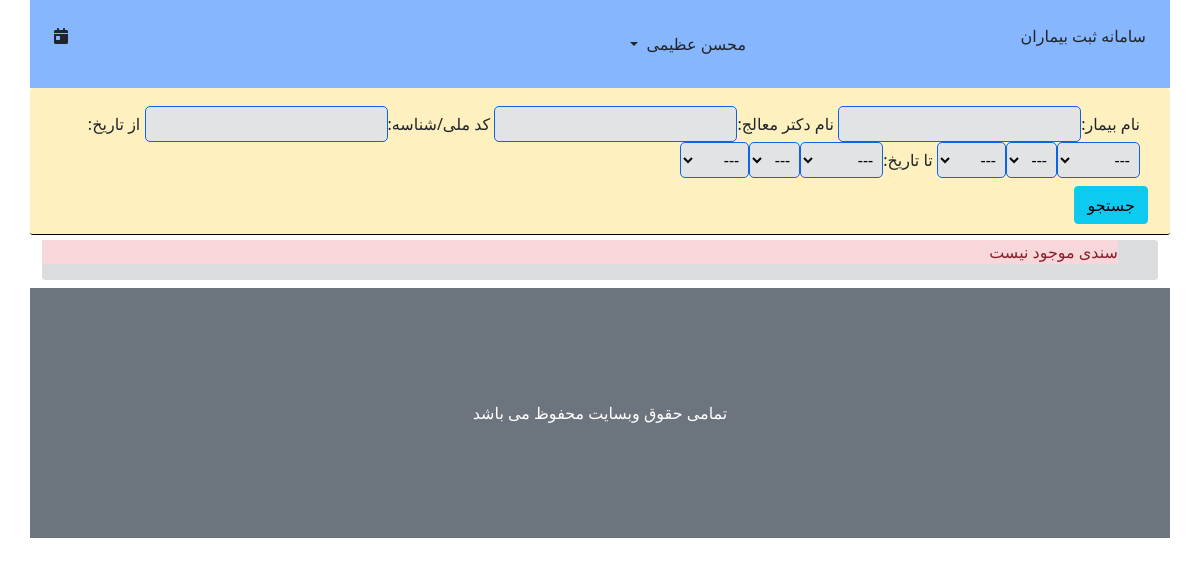
Before: /files/ (signed in) with the older database file.
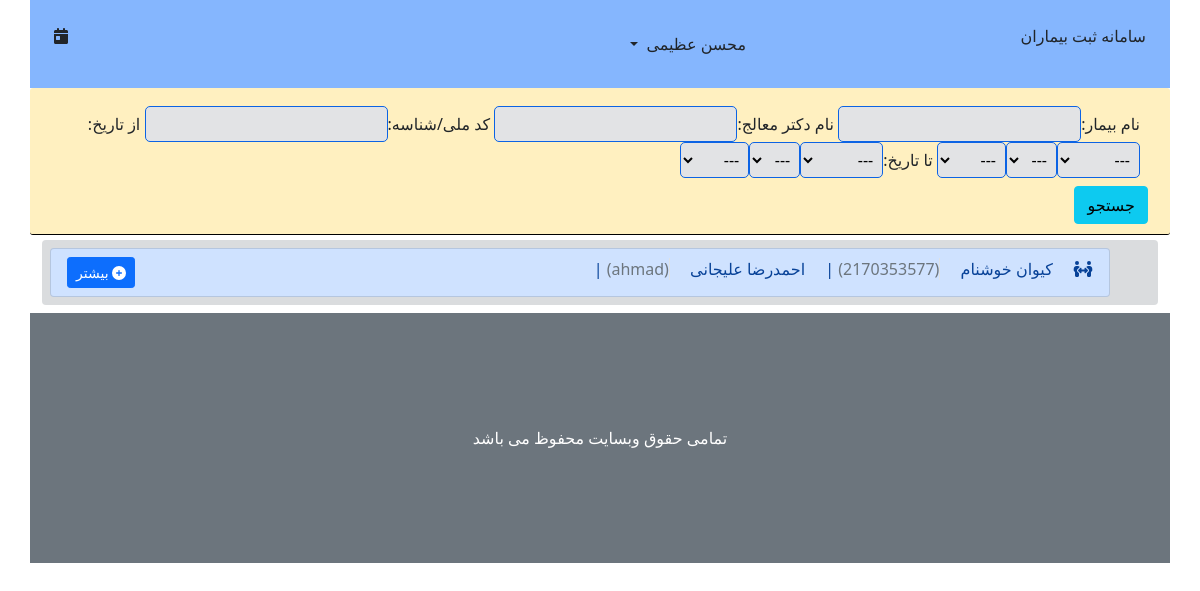
After: the same page with the newer database file.
### account/models.py (models this page shows, shortened)
class profile(models.Model):
    class Meta:
        verbose_name = 'ساخت حساب دکتر'
        verbose_name_plural = 'ساخت حساب دکتر'
    user = models.OneToOneField(User, on_delete=models.CASCADE, verbose_name='حساب کاربری', null=True)
    fullname = models.CharField('نام کامل', max_length=120, default='')
    age = models.IntegerField('سن', null=True)
    city = models.CharField('شهر', max_length=50, null=True)
    phone = models.CharField('تلفن', max_length=12, null=True)
    Secretary, Doctor, AdminSystem = 0, 1, 2
    role_list = [(Secretary, 'منشی (سطح 0)'), (Doctor, 'دکتر (سطح 1)'), (AdminSystem, 'ادمین سیستم (سطح 3)')]
    role = models.IntegerField(choices=role_list, null=True, default=0, blank=True)
    General, Specialist, SuperSpecialist = 0, 1, 2
    deg = [(General, 'عمومی'), (Specialist, 'تخصص'), (SuperSpecialist, 'فوق تخصص')]
    degree = models.IntegerField('درجه تحصیلی', choices=deg, null=True, blank=True)
    title = models.CharField('عنوان دکتر', null=True, max_length=50)
    address = models.TextField('آدرس', null=True)

### visit/models.py (models this page shows, shortened)
class Visit(models.Model):
    class Meta:
        verbose_name = 'ویزیت'
        verbose_name_plural = 'ویزیت'
    patient = models.ForeignKey('Patient', on_delete=models.DO_NOTHING, verbose_name='بیمار')
    doctor = models.ForeignKey('account.profile', on_delete=models.DO_NOTHING, verbose_name='دکتر')
    datetime = models.DateTimeField('زمان مراجعه', auto_now_add=True)
    var0, var1, var2, var3 = 0, 1, 2, 3
    lst = [(var0, 'جراحی 1'), (var1, 'جراحی 2'), (var2, 'جراحی 3'), (var3, 'جراحی 4')]
    kind = models.IntegerField('نوع جراحی', choices=lst, null=True, default=0, blank=True)
    description = models.TextField('توضیحات', max_length=200)

class Patient(models.Model):
    class Meta:
        verbose_name = 'بیمار'
        verbose_name_plural = 'بیمار'
    file_number = models.CharField(primary_key=True, max_length=10, verbose_name='کد ملی/شناسه')
    fullname = models.CharField('نام کامل', max_length=120)
    age = models.DateTimeField('تاریخ تولد', null=True)
    doctor = models.ForeignKey('account.profile', on_delete=models.DO_NOTHING, verbose_name='دکتر', null=True)
    phone = models.CharField('تلفن', max_length=11, null=True)

### visit/views.py (the view)
# urls.py: path('files/', show_files, name='show_files'),
@login_required
def show_files(request):
    search_form = SearchPatient(request.GET)
    if search_form.is_valid():
        patient_name = search_form.cleaned_data['patient_name']
        doctor_name = search_form.cleaned_data['doctor_name']
        national_id = search_form.cleaned_data['national_id']
        visit_list = Visit.objects.filter(patient__file_number__contains=patient_name)
        visit_list = visit_list.filter(doctor__fullname__contains=doctor_name)
        visit_list = visit_list.filter(patient__file_number__contains=national_id)
    else:
        visit_list = Visit.objects.all()
    context = {
        'visit_list': visit_list,
        'count': visit_list.__len__(),
        'date': time_now,
        'search_form': search_form
    }
    return render(request, 'visit/show_files.html', context)

### visit/forms.py
class SearchPatient(forms.Form):
    patient_name = forms.CharField(max_length=100, required=False, label='نام بیمار')
    doctor_name = forms.CharField(max_length=100, required=False, label='نام دکتر معالج')
    national_id = forms.CharField(max_length=10, required=False, label='کد ملی/شناسه')
    begin_date = forms.DateTimeField(label='از تاریخ', required=False, widget=SelectDateWidget)
    end_date = forms.DateTimeField(label='تا تاریخ', required=False, widget=SelectDateWidget)

### visit/templates/visit/show_files.html (shortened to what this page needs)
{% extends "visit/_base.html" %}
{% block main %}
    <div class="row bg-warning bg-opacity-25 search">
        <form action="" method="get">
            <div class="col-12 m-2">
                {{ search_form.as_table }}
            </div>
            <button type="submit" class="btn btn-info">جستجو</button>
        </form>
    </div>
    <ul class="list-group text-end bg-secondary bg-opacity-25">
        {% if visit_list %}
            {% for visit in visit_list %}
                <li class="list-group-item list-group-item-primary m-2">
                    <i class="fa fa-people-arrows"></i>
                    <span class="border-dark p-2 m-2">{{ visit.patient.fullname }}</span>
                    <span class="text-muted border-end">({{ visit.patient.file_number }})</span> |
                    <span class=" border-dark p-2 m-2">{{ visit.doctor.fullname }}</span>
                    <span class="text-muted border-end">({{ visit.doctor.user.username }})</span> |
                    <button type="button" class="btn btn-primary btn-sm float-start">
                        <a href="{% url "visit:visit_detail" visit_id=visit.id %}" class="text-decoration-none text-white">
                            <i class="fa fa-plus-circle"></i>
                            بیشتر
                        </a>
                    </button>
                </li>
            {% endfor %}
        {% else %}
            <p class="alert-danger">سندی موجود نیست</p>
        {% endif %}
    </ul>
{% endblock %}

### visit/templates/visit/_base.html (shortened to what this page needs)
{% load static %}
<!DOCTYPE html>
<html lang="en">
<head>
    <link rel="stylesheet" href="{% static "visit/css/bootstrap.css" %}">
    <link rel="stylesheet" href="{% static "visit/css/all.css" %}">
</head>
<body style="direction: rtl">
<div class="container">
    <div class="header">
        <div class="row bg-primary bg-opacity-50">
            <div class="col-4 text-end my p-4">
                <a href="{% url "visit:main_page" %}" class="text-decoration-none text-dark">سامانه ثبت بیماران</a>
            </div>
            <div class="col-2 my p-4">
                <a class="nav-link dropdown-toggle text-dark" data-bs-toggle="dropdown" href="#" role="button" aria-expanded="false">
                    {% if user.profile.fullname == "" %}
                        <span class="p-1"> {{ user.get_username }}</span>
                    {% else %}
                        <span class="p-1">{{ user.profile.fullname }}</span>
                    {% endif %}
                </a>
            </div>
            <div class="col-2 my p-4"></div>
            <div class="col-4 text-start my p-4">
                <i class="fa fa-calendar-day"></i>
            </div>
        </div>
    </div>
    <div class="content">
        {% block main %}
        {% endblock %}
    </div>
    <div class="footer">
         <div class="row align-items-center bg-secondary my-2" style="height: 250px">
            <span class="text-center text-white">تمامی حقوق وبسایت محفوظ می باشد</span>
         </div>
    </div>
</div>
</body>
</html>

### visit/static/visit/css/all.css (style rules this page uses)
.fa-calendar-day:before { content: "\f783"; }
.fa-people-arrows:before { content: "\e068"; }

### visit/templates/visit/_base.html (style rules this page uses)
input, select, textarea { background: #e2e3e5; direction: rtl; padding: 5px; border: 1px solid #0c63e4; border-radius: 5px; //width: 100%; }

### visit/templates/visit/show_files.html (style rules this page uses)
.search { padding: 10px; margin-bottom: 5px; border-bottom: 1px solid #000; border-radius: 3px; }

Changed rows visible on the page:
added Visit: patient.fullname "کیوان خوشنام", patient.file_number "2170353577", doctor.fullname "احمدرضا علیجانی", doctor.user.username "ahmad"
Other visible differences:
text no longer shown: "سندی موجود نیست"
